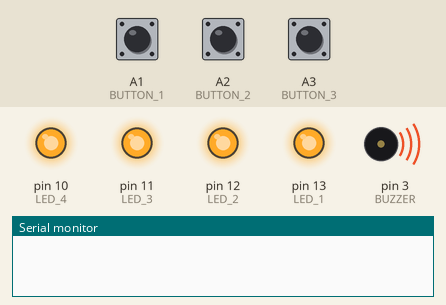
The sketch below on a simulated Arduino Uno, built with avr-gcc and run on an emulated ATmega328P. On the bench: output pins drawn as LEDs (lit = HIGH), buzzer (waves = sounding, pin HIGH), the last lines printed to the serial monitor. The inputs (shaded band) are chosen by the test bench; at power-on: A1 (BUTTON_1) HIGH, A2 (BUTTON_2) HIGH, A3 (BUTTON_3) HIGH.

Above: at 1.2 s.
1.3 s: A1 (BUTTON_1) pulled LOW for 0.15 s
At 1.4 s:
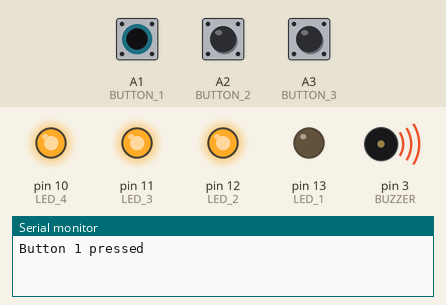
3.0 s: A2 (BUTTON_2) pulled LOW for 0.15 s
At 3.1 s:
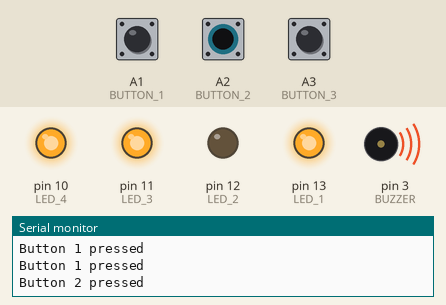
4.7 s: A3 (BUTTON_3) pulled LOW for 0.15 s
At 4.8 s:
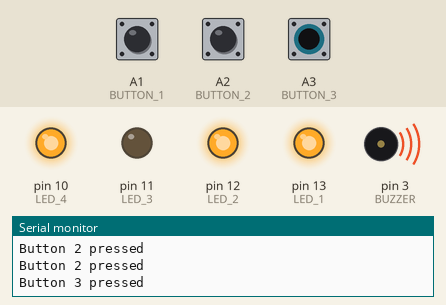
6.4 s: A3 (BUTTON_3) pulled LOW for 3.2 s
At 10.6 s:
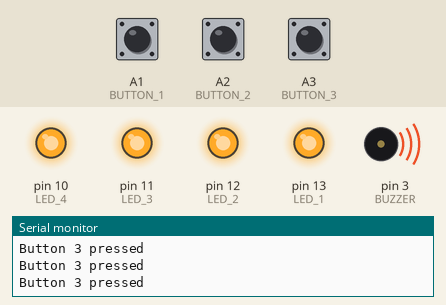
11.1 s: A1 (BUTTON_1) pulled LOW for 3.2 s
At 11.8 s:
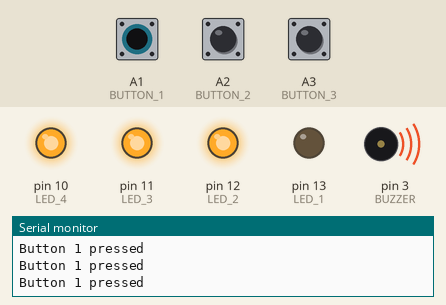
15.8 s: A1 (BUTTON_1) driven LOW and A2 (BUTTON_2) driven LOW
At 16.8 s:
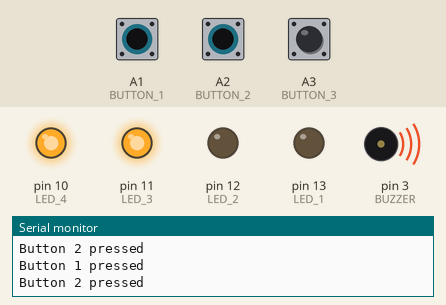
Timing chart, 0 to 18.3 s (numbered marks = the images above; inputs shaded):
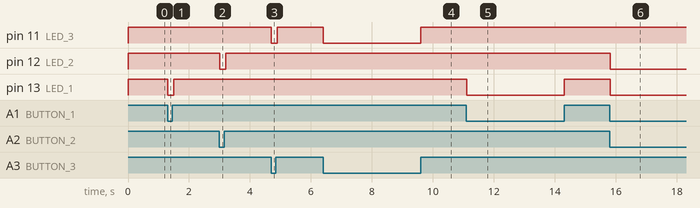

Measured:
- after the input at 1.3 s, pin 13 (LED_1): HIGH → LOW at once, → HIGH 0.20 s later
- after the input at 3.0 s, pin 12 (LED_2): HIGH → LOW at once, → HIGH 0.20 s later
- after the input at 4.7 s, pin 11 (LED_3): HIGH → LOW at once, → HIGH 0.20 s later
- after the input at 6.4 s, pin 11 (LED_3): HIGH → LOW at once, → HIGH 3.2 s later
- after the input at 11.1 s, pin 13 (LED_1): HIGH → LOW at once, → HIGH 3.2 s later
- after the input at 15.8 s, pin 12 (LED_2), pin 13 (LED_1): HIGH → LOW at once

The sketch:

Buttons.ino
```cpp
#define LED_1 13
#define LED_2 12
#define LED_3 11
#define LED_4 10
#define BUZZER 3 // The speaker enable
#define POTENTIOMETER A0 // The analog input for the potentiometer
#define BUTTON_1 A1 // The input pushbuttons
#define BUTTON_2 A2
#define BUTTON_3 A3
#define DISP_LATCH 4 // The 3 pins that control the display
#define DISP_CLK 7
#define DISP_DATA 8

void setup() {
  pinMode(BUTTON_1, INPUT); // set the button pin as INPUT
  pinMode(BUTTON_2, INPUT); // set the button pin as INPUT
  pinMode(BUTTON_3, INPUT); // set the button pin as INPUT
  pinMode(POTENTIOMETER, INPUT); // set the button pin as INPUT
  pinMode(LED_4, OUTPUT); // set the LED pin as OUTPUT
  pinMode(LED_3, OUTPUT); // set the LED pin as OUTPUT
  pinMode(LED_2, OUTPUT); // set the LED pin as OUTPUT
  pinMode(LED_1, OUTPUT); // set the LED pin as OUTPUT
  pinMode(BUZZER, OUTPUT); // set the LED pin as OUTPUT
  digitalWrite(LED_1, HIGH); // write 1 or HIGH to led pin
  digitalWrite(LED_2, HIGH); // write 1 or HIGH to led pin
  digitalWrite(LED_3, HIGH); // write 1 or HIGH to led pin
  digitalWrite(LED_4, HIGH); // write 1 or HIGH to led pin
  digitalWrite(BUZZER, HIGH); // write 1 or HIGH to led pin

  Serial.begin(9600);
}

void loop() {
  // Button 1
  if (digitalRead(BUTTON_1) == 0) {
    Serial.println("Button 1 pressed");
    digitalWrite(LED_1, LOW);
  } else {
    digitalWrite(LED_1, HIGH);
  }

  // Button 2
  if (digitalRead(BUTTON_2) == 0) {
    Serial.println("Button 2 pressed");
    digitalWrite(LED_2, LOW);
  } else {
    digitalWrite(LED_2, HIGH);
  }

  // Button 3
  if (digitalRead(BUTTON_3) == 0) {
    Serial.println("Button 3 pressed");
    digitalWrite(LED_3, LOW);
  } else {
    digitalWrite(LED_3, HIGH);
  }

  // Slight Delay for Serial Spam
  delay(100);
}
```
